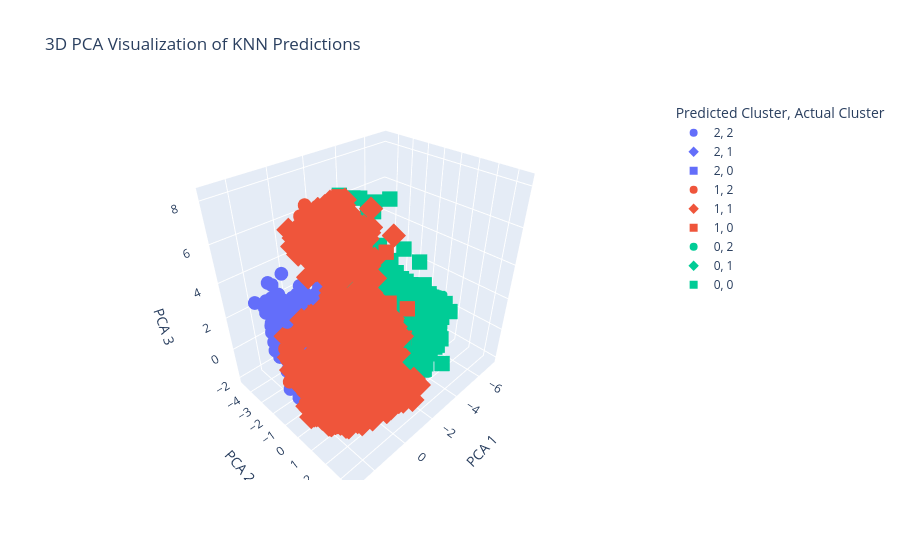

Notebook code for this chart:
### Markdown cell above
### Decision Boundary

This plot shows how KNN separates songs into clusters based on danceability and energy.

It gives a visual explanation of how the model makes classification decisions.

### Code cell
import plotly.express as px
import os
import webbrowser

pca = PCA(n_components=3)
X_test_pca = pca.fit_transform(X_test_scaled)

plot_df = pd.DataFrame({
    "PCA 1": X_test_pca[:, 0],
    "PCA 2": X_test_pca[:, 1],
    "PCA 3": X_test_pca[:, 2],
    "Actual Cluster": y_test.astype(str).values,
    "Predicted Cluster": y_pred.astype(str)
})

fig = px.scatter_3d(
    plot_df,
    x="PCA 1",
    y="PCA 2",
    z="PCA 3",
    color="Predicted Cluster",
    symbol="Actual Cluster",
    title="3D PCA Visualization of KNN Predictions"
)

fig.show()

file_path = "knn_predictions_3d.html"
fig.write_html(file_path)

full_path = os.path.abspath(file_path)
webbrowser.open("file://" + full_path)

### Figure 1 — Plotly figure (JSON) as saved in the notebook; plotly's stock layout.template omitted (floating-point values rounded to 4 significant figures; data arrays with more than 128 entries replaced by an {"elided": "..."} marker saying what was removed)
{"data": [{"hovertemplate": "Predicted Cluster=2<br>Actual Cluster=2<br>PCA 1=%{x}<br>PCA 2=%{y}<br>PCA 3=%{z}<extra></extra>", "legendgroup": "2, 2", "marker": {"color": "#636efa", "symbol": "circle"}, "mode": "markers", "name": "2, 2", "scene": "scene", "showlegend": true, "type": "scatter3d", "x": {"elided": "5841 float values"}, "y": {"elided": "5841 float values"}, "z": {"elided": "5841 float values"}}, {"hovertemplate": "Predicted Cluster=2<br>Actual Cluster=1<br>PCA 1=%{x}<br>PCA 2=%{y}<br>PCA 3=%{z}<extra></extra>", "legendgroup": "2, 1", "marker": {"color": "#636efa", "symbol": "diamond"}, "mode": "markers", "name": "2, 1", "scene": "scene", "showlegend": true, "type": "scatter3d", "x": {"elided": "158 float values"}, "y": {"elided": "158 float values"}, "z": {"elided": "158 float values"}}, {"hovertemplate": "Predicted Cluster=2<br>Actual Cluster=0<br>PCA 1=%{x}<br>PCA 2=%{y}<br>PCA 3=%{z}<extra></extra>", "legendgroup": "2, 0", "marker": {"color": "#636efa", "symbol": "square"}, "mode": "markers", "name": "2, 0", "scene": "scene", "showlegend": true, "type": "scatter3d", "x": [-1.105, -1.168, -2.036, -1.148, -2.036, -1.701, -0.8231, -1.365, -1.32, -0.8623, -2.29, -1.348, -0.9414, -1.506, -1.276, -1.826, -0.8071, -0.8091, -1.503, -0.7923, -0.9223, -1.37, -1.131, -1.375, -1.053, -1.48, -1.12, -1.368, -1.095, -1.277, -2.499, -1.12, -1.19, -1.275, -1.388, -1.193, -2.012, -2.186, -1.021, -0.8181, -1.275, -0.9629, -2.473, -1.063, -1.526, -1.151, -1.291, -1.134, -1.175, -0.8884, -0.7964], "y": [-0.2596, -0.1566, -2.553, 0.2027, -2.553, -1.621, 0.101, -0.4574, -0.7925, 0.04407, -4.08, -1.121, 0.05924, -1.212, -0.09468, -1.489, -0.4586, -0.1178, -1.062, -0.537, -0.4104, -0.9965, -1.113, -0.8928, -1.804, -0.9347, 0.04283, -0.7842, -0.06217, -1.041, -3.149, -0.5566, -0.7383, -1.051, -0.6759, -0.7492, -2.355, -3.674, -0.6898, 0.07851, -1.306, -0.1709, -3.876, -0.5201, -1.338, -1.055, -0.1312, -0.7152, -0.5123, -0.2056, -0.2246], "z": [-1.462, -1.342, 0.7, -1.131, 0.7, -1.03, -0.3828, -0.988, -0.4818, -0.4419, 1.877, -0.5455, -0.3157, -0.9584, -0.8272, -0.6363, 1.385, -0.3473, -0.6231, 1.652, 0.1996, -1.011, -0.1327, -0.4482, 2.435, -1.354, -1.182, -1.229, -0.5904, -0.1796, -0.5619, -0.6141, -0.811, -0.6075, -1.364, -1.038, -1.358, 1.345, 0.5728, -0.2565, -0.5978, -0.2798, 0.9637, -0.5227, -0.4607, -0.8686, -1.006, -0.2493, -0.3866, 0.003993, -0.5043]}, {"hovertemplate": "Predicted Cluster=1<br>Actual Cluster=2<br>PCA 1=%{x}<br>PCA 2=%{y}<br>PCA 3=%{z}<extra></extra>", "legendgroup": "1, 2", "marker": {"color": "#EF553B", "symbol": "circle"}, "mode": "markers", "name": "1, 2", "scene": "scene", "showlegend": true, "type": "scatter3d", "x": {"elided": "195 float values"}, "y": {"elided": "195 float values"}, "z": {"elided": "195 float values"}}, {"hovertemplate": "Predicted Cluster=1<br>Actual Cluster=1<br>PCA 1=%{x}<br>PCA 2=%{y}<br>PCA 3=%{z}<extra></extra>", "legendgroup": "1, 1", "marker": {"color": "#EF553B", "symbol": "diamond"}, "mode": "markers", "name": "1, 1", "scene": "scene", "showlegend": true, "type": "scatter3d", "x": {"elided": "7714 float values"}, "y": {"elided": "7714 float values"}, "z": {"elided": "7714 float values"}}, {"hovertemplate": "Predicted Cluster=1<br>Actual Cluster=0<br>PCA 1=%{x}<br>PCA 2=%{y}<br>PCA 3=%{z}<extra></extra>", "legendgroup": "1, 0", "marker": {"color": "#EF553B", "symbol": "square"}, "mode": "markers", "name": "1, 0", "scene": "scene", "showlegend": true, "type": "scatter3d", "x": [-1.118, -1.045, -1.306, -1.314, -0.9946, -1.408, -1.056, -1.174, -0.8313, -0.6823, -1.423, -1.189, -0.8614, -1.004, -1.168, -1.035, -1.225, -1.298, -0.9379, -0.9845, -0.8774, -1.577, -1.469, -1.105, -1.136, -0.8603, -1.203, -1.128, -0.7954, -0.8959, -1.57, -1.036, -1.087, -1.158, -1.222, -0.9443, -0.9045, -1.01, -1.134, -0.985, -1.269, -0.9922, -1.076, -0.9411, -1.051, -1.036, -1.471, -1.337, -1.088, -0.9509, -1.315, -0.9554, -1.135, -0.9029, -1.253, -1.019, -0.7201, -1.194, -1.313, -1.25, -0.996, -0.943, -0.9225, -1.101, -1.767, -1.124, -0.7214, -1.773, -1.125, -1.141, -0.9555, -1.033, -0.8108, -1.04, -0.8128, -0.9068, -1.388, -1.202, -0.8405, -1.092, -1.378], "y": [0.8841, 1.378, 1.989, 0.9601, 0.9775, 2.425, 1.064, 0.8563, 0.4224, -0.05939, 1.318, 1.389, -0.1467, 0.992, 1.572, 0.09617, 1.701, 1.14, 1.205, 0.6692, 0.3906, 2.06, 1.907, 0.9154, 1.576, 0.6818, 0.634, 0.6653, 0.1836, 0.3474, 2.14, 0.6741, 0.9226, 0.8491, 1.116, 0.8015, 0.5197, 0.7602, 1.562, 0.2715, 0.9635, 0.9059, 1.703, 0.52, 1.138, 1.229, 1.19, 1.783, 1.058, 0.9373, 1.719, 0.8346, 1.72, 0.6884, 1.733, 0.2804, -0.05621, 1.869, 1.345, 1.123, 0.8829, 0.2114, 0.7002, 1.663, 0.9011, 0.2211, 0.3866, 0.653, 1.546, 0.9664, 0.1912, 0.5626, 0.2587, -1.386, 0.4337, 0.5404, -0.2278, 0.6417, -0.05705, 1.798, 1.664], "z": [0.3224, 0.4511, 1.382, -0.8641, 0.3031, 0.4044, -0.4591, 1.65, -0.5524, -0.5354, -0.673, -0.09397, -0.1645, -0.01104, 0.07242, -1.348, 0.2263, -0.04842, 0.04202, 0.4943, 1.028, 2.061, -0.1989, -0.2813, -0.2155, -0.1237, -0.9265, 2.442, -0.3491, -0.4305, 3.773, 0.6159, 0.1962, -0.6964, 0.8499, -0.1795, -0.3584, 0.643, 0.2291, -0.0227, -0.6144, -0.72, -0.3549, -0.442, 0.07975, -0.5086, -0.5305, -0.2522, -0.2461, 0.1394, 0.8955, -0.03378, 0.2884, -0.1421, 0.2436, 0.793, -0.4014, 0.04132, -0.2465, 0.04415, 1.195, -0.09154, -0.06517, 0.1743, 3.309, 1.898, -0.1924, 5.863, -0.1662, 0.168, 2.872, 0.3397, -0.3459, 7.951, -0.4279, -0.1413, 5.988, -1.375, 1.832, -0.09767, 2.727]}, {"hovertemplate": "Predicted Cluster=0<br>Actual Cluster=2<br>PCA 1=%{x}<br>PCA 2=%{y}<br>PCA 3=%{z}<extra></extra>", "legendgroup": "0, 2", "marker": {"color": "#00cc96", "symbol": "circle"}, "mode": "markers", "name": "0, 2", "scene": "scene", "showlegend": true, "type": "scatter3d", "x": [-2.125, -1.006, -0.7315, -0.5687, -0.7513, -0.5213, -0.5928, -1.152, -0.7559, -1.218, -1.685, -1.645, -0.8111, -1.084, -0.8161, -1.597, -0.8946, -1.551, -1.22, -1.394, -0.6255, -0.7474, -0.8177, -0.55, -0.8567, -1.739, -1.439, -0.8308, -0.7602, -0.9575, -2.118, -0.7715, -1.071, -0.7885, -0.6426, -0.5484, -0.942, -0.5721, -0.6968, -1.215, -1.004, -0.7798], "y": [-3.834, -1.048, -0.558, -0.7004, -0.2293, -0.08402, 0.09566, -1.948, -0.3137, -0.6191, -3.654, -2.897, -0.178, -0.9637, -0.578, -1.769, -1.453, -1.343, -1.066, -2.683, -0.5059, -0.05876, -0.726, -0.1047, -0.8698, -3.935, -1.874, -1.608, -0.8971, -1.13, -4.159, -0.8135, -1.964, 0.01278, -0.1756, -0.5539, -0.8172, -0.03813, 0.06736, -0.3027, -0.3112, -1.265], "z": [2.053, -0.3944, 0.5195, -0.6485, -0.2964, -0.3951, -0.4597, 1.496, 0.1827, -1.236, 1.711, 0.8055, -0.6109, -0.03278, -0.08462, -1.07, 1.333, -1.197, -1.447, 0.8842, -0.4777, 0.1642, -0.9766, -0.7344, -0.8856, 2.303, -0.1249, 0.6874, 0.3655, 0.6104, 2.001, 2.763, 1.498, -0.04688, -0.1084, -0.9342, -0.4765, -0.637, -0.3958, -1.325, -1.073, 0.2205]}, {"hovertemplate": "Predicted Cluster=0<br>Actual Cluster=1<br>PCA 1=%{x}<br>PCA 2=%{y}<br>PCA 3=%{z}<extra></extra>", "legendgroup": "0, 1", "marker": {"color": "#00cc96", "symbol": "diamond"}, "mode": "markers", "name": "0, 1", "scene": "scene", "showlegend": true, "type": "scatter3d", "x": [-0.4069, -0.527, -0.9325, -1.029, -0.7073, -1.11, -0.924, -0.6998, -0.7969, -1.079, -1.054, -0.9459, -0.6542, -1.03, -0.7118, -0.6773, -0.7329, -1.176, -1.037, -0.8495, -1.038, -1.069, -1.005, -0.6514, -0.606, -0.6832, -0.9734, -0.8889, -0.8314, -0.5355, -0.9415, -0.6782, -0.677, -1.038, -1.355, -0.8245, -0.9863, -0.7632, -0.7071, -1.106, -0.7882, -0.9101, -0.6886, -0.7922, -1.349, -0.8364, -0.584, -0.9243, -1.269, -0.7458, -0.7871, -0.7252, -1.012, -0.8319, -1.135, -1.012, -1.091, -0.6963, -0.372, -0.6075, -1.162, -0.8986, -0.4878, -0.7414, -0.9758, -0.8346], "y": [0.09786, -0.02288, 1.26, 0.07691, 0.4039, 1.777, 0.4259, 0.5907, 0.348, 0.5872, 1.046, 0.6033, -0.2796, 0.8277, 0.1992, 0.8504, 0.365, 1.677, 1.249, 1.214, 1.52, 1.2, 0.4, 0.3176, 0.2593, 0.4024, 1.32, 0.7636, 0.1173, -0.07411, 1.073, 0.3443, 0.1542, 1.359, 1.741, 0.5361, 0.8851, 0.7775, 0.8056, 1.047, 0.6388, 0.9193, 0.3398, 0.4306, 2.898, 0.5842, 0.4692, 0.3298, 1.611, 0.6877, 0.5717, 0.5676, 0.5009, 0.7445, 0.646, 0.3386, 1.884, 0.3392, 0.2419, 0.3532, 1.734, 1.261, -0.3973, 0.6885, 1.238, -0.1283], "z": [-0.9231, 0.3372, 0.1306, -1.073, -0.4223, 0.1405, -0.8624, 0.7438, 0.2533, -0.5013, 0.4431, 0.6877, 1.266, 0.4363, 0.1738, -0.8825, -0.4282, 0.3181, -0.3075, -0.1977, 0.1806, -0.8933, -1.023, -0.05612, 0.0845, -0.3304, -0.2473, 0.4535, 0.4934, 1.958, -0.2518, -0.577, -0.2222, 0.941, 0.73, 0.2011, -0.7939, 0.1043, -0.2993, 2.465, 0.7831, -0.7599, -0.4828, -0.3289, 1.31, -0.6496, 0.7553, -1.023, 2.646, -0.1909, -0.9708, 1.533, 0.6442, -0.9861, -0.6239, -1.196, -0.2366, -0.2929, -0.009805, -0.3946, 0.7412, -0.2284, 1.855, -0.1797, -0.04121, -0.2178]}, {"hovertemplate": "Predicted Cluster=0<br>Actual Cluster=0<br>PCA 1=%{x}<br>PCA 2=%{y}<br>PCA 3=%{z}<extra></extra>", "legendgroup": "0, 0", "marker": {"color": "#00cc96", "symbol": "square"}, "mode": "markers", "name": "0, 0", "scene": "scene", "showlegend": true, "type": "scatter3d", "x": {"elided": "3769 float values"}, "y": {"elided": "3769 float values"}, "z": {"elided": "3769 float values"}}], "layout": {"legend": {"title": {"text": "Predicted Cluster, Actual Cluster"}, "tracegroupgap": 0}, "scene": {"domain": {"x": [0, 1], "y": [0, 1]}, "xaxis": {"title": {"text": "PCA 1"}}, "yaxis": {"title": {"text": "PCA 2"}}, "zaxis": {"title": {"text": "PCA 3"}}}, "title": {"text": "3D PCA Visualization of KNN Predictions"}}}
